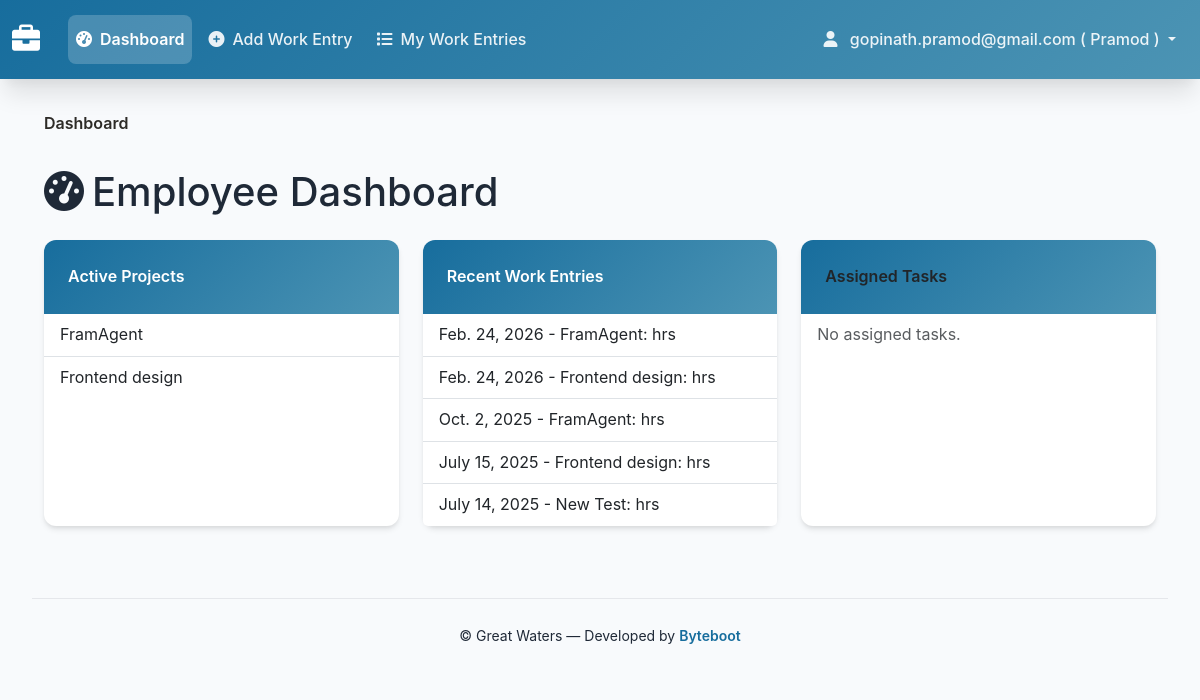
/employee/dashboard/ (signed in), run on the app's committed database.
### home/models.py (models this page shows, shortened)
class CustomUser(AbstractBaseUser, PermissionsMixin):
    email = models.EmailField(unique=True, verbose_name='email address')
    first_name = models.CharField(max_length=30, null=True, blank=True, verbose_name='first name')
    last_name = models.CharField(max_length=30, null=True, blank=True, verbose_name='last name')
    employee_id = models.CharField(max_length=30, null=True, blank=True, verbose_name='employee_id')
    designation = models.CharField(max_length=200, null=True, blank=True)
    is_lead_engineer = models.BooleanField(default=False)
    profile_picture = models.FileField(upload_to="profile_pic", null=True, blank=True)
    man_hour_of_employee = models.DecimalField(default=0, max_digits = 5, decimal_places = 2)
    is_verified = models.BooleanField(default=False)
    phone_number = models.CharField(
        max_length=15,
        blank=True,
        null=True,
        validators=[RegexValidator(regex=r'^\+?1?\d{9,15}$', message="Phone number must be entered in the format: '+999999999'. Up to 15 digits allowed.")],
        verbose_name='phone number'
    )
    date_of_birth = models.DateField(auto_now_add=False, null=True, blank=True)
    pin_code = models.BigIntegerField(default=1, null=True, blank=True)
    age = models.CharField(max_length=20, null=True, blank=True)
    district = models.CharField(max_length=20, null=True, blank=True)
    state = models.CharField(max_length=20, null=True, blank=True)
    address = models.TextField(blank=True, null=True, verbose_name='address')
    is_active = models.BooleanField(default=True, verbose_name='active')
    is_staff = models.BooleanField(default=False, verbose_name='staff status')
    role = models.CharField(max_length=20,
                            choices=(
                                ("admin","admin"),
                                ("semi-admin", "semi-admin"),
                                ("user","user"),
                            ),
                            default='user'
                            )
    work_location = models.ForeignKey(WorkLocation, on_delete=models.CASCADE, null=True, blank=True)
    date_joined = models.DateTimeField(auto_now_add=True, verbose_name='date joined')
    objects = CustomUserManager()
    USERNAME_FIELD = 'email'
    REQUIRED_FIELDS = ["first_name", "date_of_birth", "phone_number"]
    class Meta:
        verbose_name = 'user'
        verbose_name_plural = 'users'

class Project(models.Model):
    STATUS_CHOICES = [
        ('active', 'Active'),
        ('closed', 'Closed'),
    ]
    name = models.CharField(max_length=200)
    project_id = models.CharField(max_length=20)
    description = models.TextField(blank=True)
    start_date = models.DateField()
    end_date = models.DateField(null=True, blank=True)
    status = models.CharField(max_length=10, choices=STATUS_CHOICES, default='active')
    created_by = models.ForeignKey(User, on_delete=models.CASCADE, related_name='created_projects')
    created_at = models.DateTimeField(auto_now_add=True)
    updated_at = models.DateTimeField(auto_now=True)
    work_location = models.ForeignKey(WorkLocation, on_delete=models.SET_NULL, null=True, blank=True)
    lead_engineer = models.ForeignKey(User, on_delete=models.SET_NULL, null=True, blank=True, related_name="lead_engineer")
    allocated_engineer_manhours = models.FloatField(default=0)
    allocated_draftsman_manhours = models.FloatField(default=0)
    class Meta:
        ordering = ['-created_at']

class WorkEntry(models.Model):
    employee = models.ForeignKey(User, on_delete=models.CASCADE, related_name='work_entries')
    project = models.ForeignKey(Project, on_delete=models.CASCADE, related_name='work_entries')
    work_date = models.DateField()
    start_time = models.TimeField()
    end_time = models.TimeField()
    working_hours = models.DecimalField(
        max_digits=4,
        decimal_places=2,
        validators=[MinValueValidator(0.1), MaxValueValidator(24.0)]
    )
    description = models.TextField()
    created_at = models.DateTimeField(auto_now_add=True)
    updated_at = models.DateTimeField(auto_now=True)
    updated_by = models.ForeignKey(
        User,
        on_delete=models.SET_NULL,
        null=True,
        blank=True,
        related_name='updated_work_entries'
    )
    approval_status = models.BooleanField(default=False)
    approved_by = models.ForeignKey(User, models.SET_NULL, null=True, blank=True, related_name="work_entry_approval")
    approval_date = models.DateField(auto_now=False, null=True, blank=True)
    is_edited_by_lead_engineer = models.BooleanField(default=False)
    class Meta:
        ordering = ['-work_date', '-created_at']
        constraints = [
            models.CheckConstraint(
                check=models.Q(working_hours__gte=0.1) & models.Q(working_hours__lte=24),
                name='valid_working_hours_range'
            ),
        ]

### home/views.py (the view)
# urls.py: path('employee/dashboard/', views.employee_dashboard, name='employee_dashboard'),
@login_required
def employee_dashboard(request):
    active_projects = Project.objects.filter(status='active')[:5]
    recent_entries = WorkEntry.objects.filter(employee=request.user).order_by('-work_date')[:5]
    assigned_tasks = Task.objects.filter(assigned_to=request.user).order_by('-created_at')[:5]
    context = {
        'active_projects': active_projects,
        'recent_entries': recent_entries,
        'assigned_tasks': assigned_tasks,
    }
    return render(request, 'employee/dashboard.html', context)

### templates/employee/dashboard.html (shortened to what this page needs)
{% extends 'base.html' %}
{% block breadcrumb %}
<div class="container">
    <nav aria-label="breadcrumb">
        <ol class="breadcrumb">
            <li class="breadcrumb-item active">Dashboard</li>
        </ol>
    </nav>
    {% endblock %}
    {% block content %}
    <div class="row">
        <div class="col-12">
            <h1 class="mb-4">
                <i class="fas fa-tachometer-alt me-2"></i>Employee Dashboard
            </h1>
        </div>
    </div>
    <div class="row">
        <div class="col-md-4 mb-4">
            <div class="card h-100">
                <div class="card-header bg-primary text-white">
                    Active Projects
                </div>
                <ul class="list-group list-group-flush">
                    {% for project in active_projects %}
                    <li class="list-group-item">
                        {{ project.name }}
                    </li>
                    {% empty %}
                    <li class="list-group-item text-muted">No active projects.</li>
                    {% endfor %}
                </ul>
            </div>
        </div>
        <div class="col-md-4 mb-4">
            <div class="card h-100">
                <div class="card-header bg-success text-white">
                    Recent Work Entries
                </div>
                <ul class="list-group list-group-flush">
                    {% for entry in recent_entries %}
                    <li class="list-group-item">
                        {{ entry.work_date }} - {{ entry.project.name }}: {{ entry.hours }} hrs
                    </li>
                    {% empty %}
                    <li class="list-group-item text-muted">No recent work entries.</li>
                    {% endfor %}
                </ul>
            </div>
        </div>
        <div class="col-md-4 mb-4">
            <div class="card h-100">
                <div class="card-header bg-warning text-dark">
                    Assigned Tasks
                </div>
                <ul class="list-group list-group-flush">
                    {% for task in assigned_tasks %}
                    <li class="list-group-item">
                        {{ task.title }} <br>
                        <small class="text-muted">Due: {{ task.due_date }}</small>
                    </li>
                    {% empty %}
                    <li class="list-group-item text-muted">No assigned tasks.</li>
                    {% endfor %}
                </ul>
            </div>
        </div>
    </div>
    {% endblock %}

### templates/base.html (shortened to what this page needs)
<!DOCTYPE html>
<html lang="en">
<head>
    <link href="https://cdn.jsdelivr.net/npm/bootstrap@5.3.0/dist/css/bootstrap.min.css" rel="stylesheet">
    <link href="https://cdnjs.cloudflare.com/ajax/libs/font-awesome/6.0.0/css/all.min.css" rel="stylesheet">
</head>
<body>
    <nav class="navbar navbar-expand-lg navbar-dark top-navbar">
        <div class="container-fluid">
            <a class="navbar-brand" href="{% if user.is_authenticated %}{% if user.role == 'admin' %}{% url 'admin_dashboard' %}{% else %}{% url 'employee_dashboard' %}{% endif %}{% else %}#{% endif %}">
                <i class="fas fa-briefcase me-2"></i>
            </a>
            <div class="collapse navbar-collapse" id="navbarNav">
                {% if user.is_authenticated %}
                    <ul class="navbar-nav me-auto">
                        {% if user.role == 'admin' or user.role == 'semi-admin' %}
                            <li class="nav-item">
                                <a class="nav-link {% if request.resolver_match.url_name == 'admin_dashboard' %}active{% endif %}" href="{% url 'admin_dashboard' %}">
                                    <i class="fas fa-tachometer-alt me-2"></i>Dashboard
                                </a>
                            </li>
                            <li class="nav-item dropdown">
                                <a class="nav-link dropdown-toggle" href="#" id="managementDropdown" role="button" data-bs-toggle="dropdown">
                                    <i class="fas fa-cog me-2"></i>Management
                                </a>
                                <ul class="dropdown-menu">
                                    <li><a class="dropdown-item" href="{% url 'employee_management' %}">
                                        <i class="fas fa-users me-2"></i>Employees
                                    </a></li>
                                    <li><a class="dropdown-item" href="{% url 'project_management' %}">
                                        <i class="fas fa-project-diagram me-2"></i>Projects
                                    </a></li>
                                    <li><a class="dropdown-item" href="{% url 'work_entry_management' %}">
                                        <i class="fas fa-clipboard-list me-2"></i>Work Entries
                                    </a></li>
                                </ul>
                            </li>
                            <li class="nav-item">
                                <a class="nav-link {% if request.resolver_match.url_name == 'reports' %}active{% endif %}" href="{% url 'reports' %}">
                                    <i class="fas fa-chart-bar me-2"></i>Reports
                                </a>
                            </li>
                             <li class="nav-item">
                                <a class="nav-link {% if request.resolver_match.url_name == 'all_projects_work_summary' %}active{% endif %}" href="{% url 'all_projects_work_summary' %}">
                                    <i class="fas fa-chart-bar me-2"></i>Work Summery
                                </a>
                            </li>
                        {% else %}
                            <li class="nav-item">
                                <a class="nav-link {% if request.resolver_match.url_name == 'employee_dashboard' %}active{% endif %}" href="{% url 'employee_dashboard' %}">
                                    <i class="fas fa-tachometer-alt me-2"></i>Dashboard
                                </a>
                            </li>
                            <li class="nav-item">
                                <a class="nav-link {% if request.resolver_match.url_name == 'add_work_entry' %}active{% endif %}" href="{% url 'add_work_entry' %}">
                                    <i class="fas fa-plus-circle me-2"></i>Add Work Entry
                                </a>
                            </li>
                            <li class="nav-item">
                                <a class="nav-link {% if request.resolver_match.url_name == 'my_work_entries' %}active{% endif %}" href="{% url 'my_work_entries' %}">
                                    <i class="fas fa-list me-2"></i>My Work Entries
                                </a>
                            </li>
                        {% endif %}
                    </ul>
                {% endif %}
                <ul class="navbar-nav">
                    {% if user.is_authenticated %}
                        <li class="nav-item dropdown">
                            <a class="nav-link dropdown-toggle" href="#" id="userDropdown" role="button" data-bs-toggle="dropdown">
                                <i class="fas fa-user me-2"></i>
                                {{ user.email }} ( {{ user.first_name }} )
                            </a>
                        </li>
                    {% else %}
                        <li class="nav-item">
                            <a class="nav-link" href="{% url 'login' %}">
                                <i class="fas fa-sign-in-alt me-2"></i>Login
                            </a>
                        </li>
                    {% endif %}
                </ul>
            </div>
        </div>
    </nav>
    <div class="container-fluid main-content">
        {% block breadcrumb %}{% endblock %}
        {% block content %}{% endblock %}
    </div>
    <footer class="text-center py-4 mt-5" style="background: #f8fafc; border-top: 1px solid #e5e7eb;">
        <div class="container">
            <small>
                &copy; {{ now|date:"Y" }} Great Waters &mdash; Developed by
                <a href="https://www.byteboot.in" target="_blank" rel="noopener" style="color: var(--primary-color); font-weight: 600; text-decoration: none;">
                    Byteboot
                </a>
            </small>
        </div>
    </footer>
</body>
</html>

### templates/base.html (style rules this page uses)
:root { --primary-color: #176d9d; --secondary-color: #2d2b27; --accent-color: #4c94b4; --success-color: #10b981; --warning-color: #f59e0b; --danger-color: #ef4444; --info-color: #06b6d4; --light-bg: #f8fafc; --dark-text: #1f2937; --border-color: #e5e7eb; --shadow: 0 4px 6px -1px rgba(0, 0, 0, 0.1), 0 2px 4px -1px rgba(0, 0, 0, 0.06); --shadow-lg: 0 20px 25px -5px rgba(0, 0, 0, 0.1), 0 10px 10px -5px rgba(0, 0, 0, 0.04); --border-radius: 12px; --transition: all 0.3s cubic-bezier(0.4, 0, 0.2, 1); }
* { box-sizing: border-box; }
body { background-color: var(--light-bg); color: var(--dark-text); font-family: 'Inter', -apple-system, BlinkMacSystemFont, 'Segoe UI', Roboto, sans-serif; line-height: 1.6; }
.top-navbar { background: linear-gradient(135deg, var(--primary-color), var(--accent-color)); box-shadow: var(--shadow-lg); padding: 0.75rem 0; position: sticky; top: 0; z-index: 1000; backdrop-filter: blur(10px); }
.navbar-brand { font-weight: 700; font-size: 1.75rem; color: white !important; transition: var(--transition); }
.navbar-nav .nav-link { font-weight: 500; color: rgba(255, 255, 255, 0.9) !important; padding: 0.75rem 1rem; border-radius: 8px; transition: var(--transition); margin: 0 0.25rem; }
.navbar-nav .nav-link.active { background-color: rgba(255, 255, 255, 0.2); color: white !important; font-weight: 600; }
.main-content { padding: 2rem; min-height: calc(100vh - 140px); }
.card { border: none; border-radius: var(--border-radius); box-shadow: var(--shadow); transition: var(--transition); background: white; }
.card-header { background: linear-gradient(135deg, var(--primary-color), var(--accent-color)); color: white; border-radius: var(--border-radius) var(--border-radius) 0 0 !important; padding: 1.5rem; font-weight: 600; border: none; }
.breadcrumb { background: transparent; padding: 0; margin-bottom: 2rem; border-radius: var(--border-radius); }
.breadcrumb-item.active { color: var(--secondary-color); font-weight: 600; }
html { scroll-behavior: smooth; }

### data on the page
CustomUser: email "gopinath.pramod@gmail.com", first_name "Pramod"
Project: name "FramAgent"
Project: name "Frontend design"
WorkEntry: work_date "Feb. 24, 2026", project.name "FramAgent"
WorkEntry: work_date "Feb. 24, 2026", project.name "Frontend design"
WorkEntry: work_date "Oct. 2, 2025", project.name "FramAgent"
WorkEntry: work_date "July 15, 2025", project.name "Frontend design"
WorkEntry: work_date "July 14, 2025", project.name "New Test"
